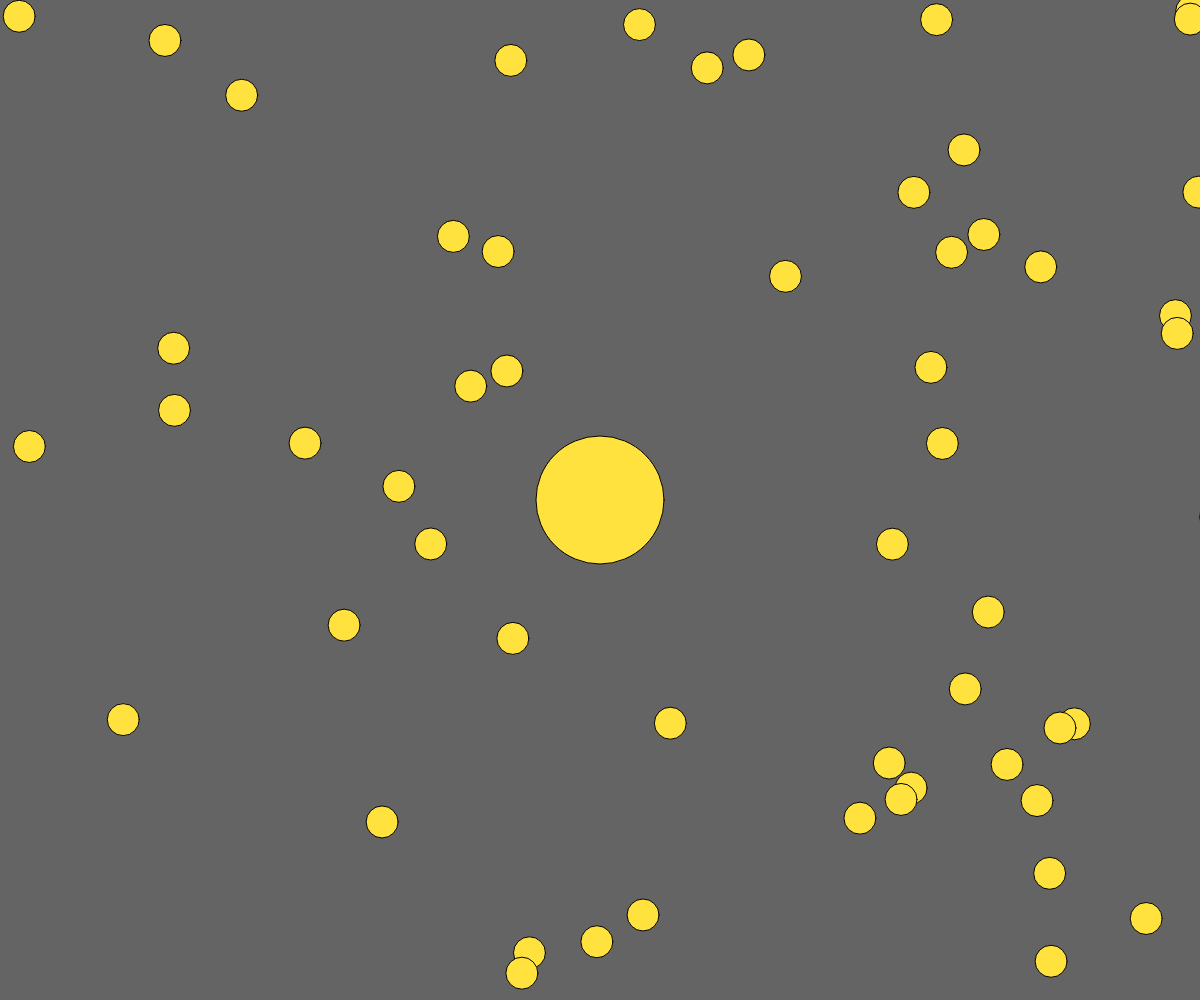
Frame 1 (no input)
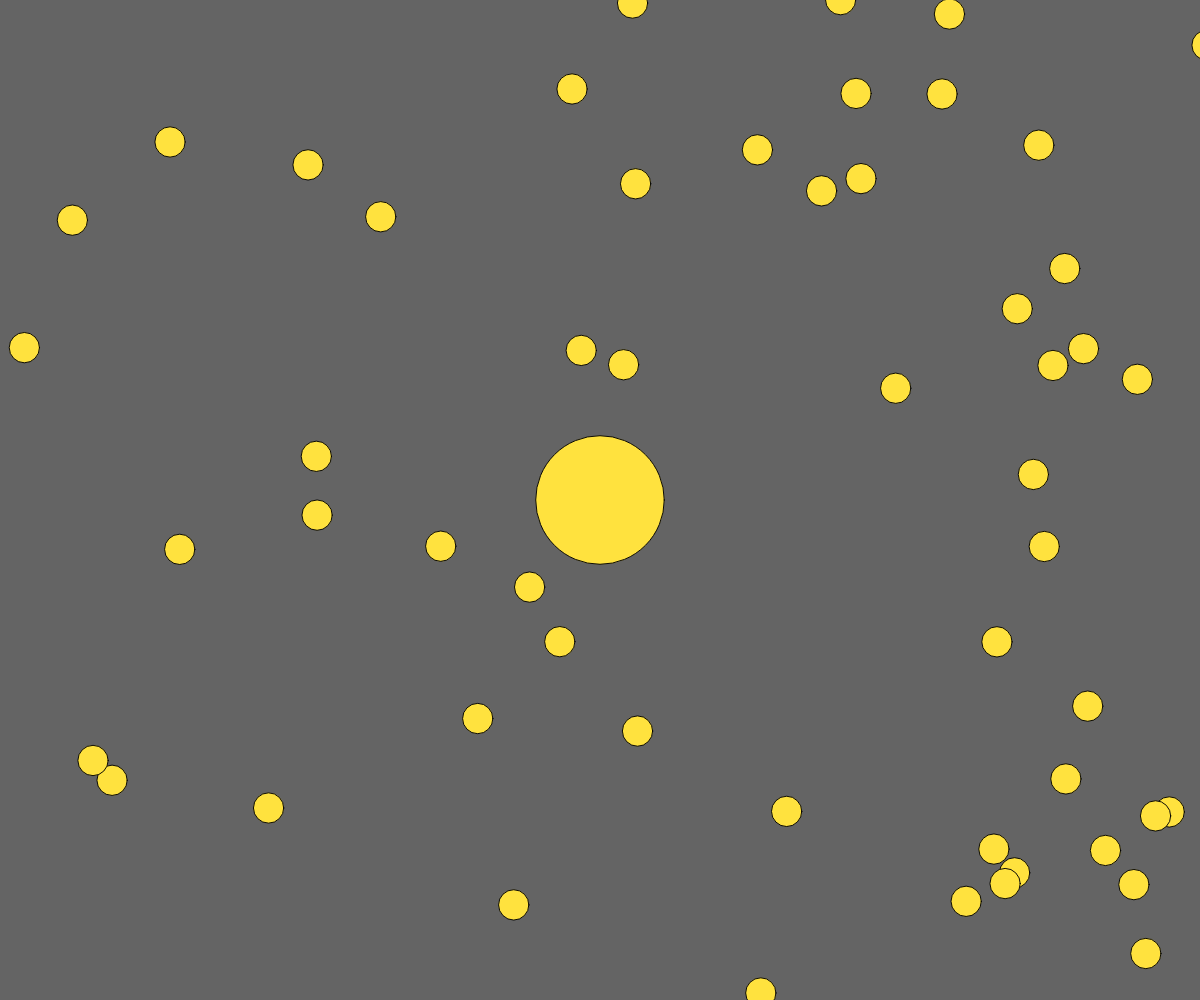
Frame 60 (no input)
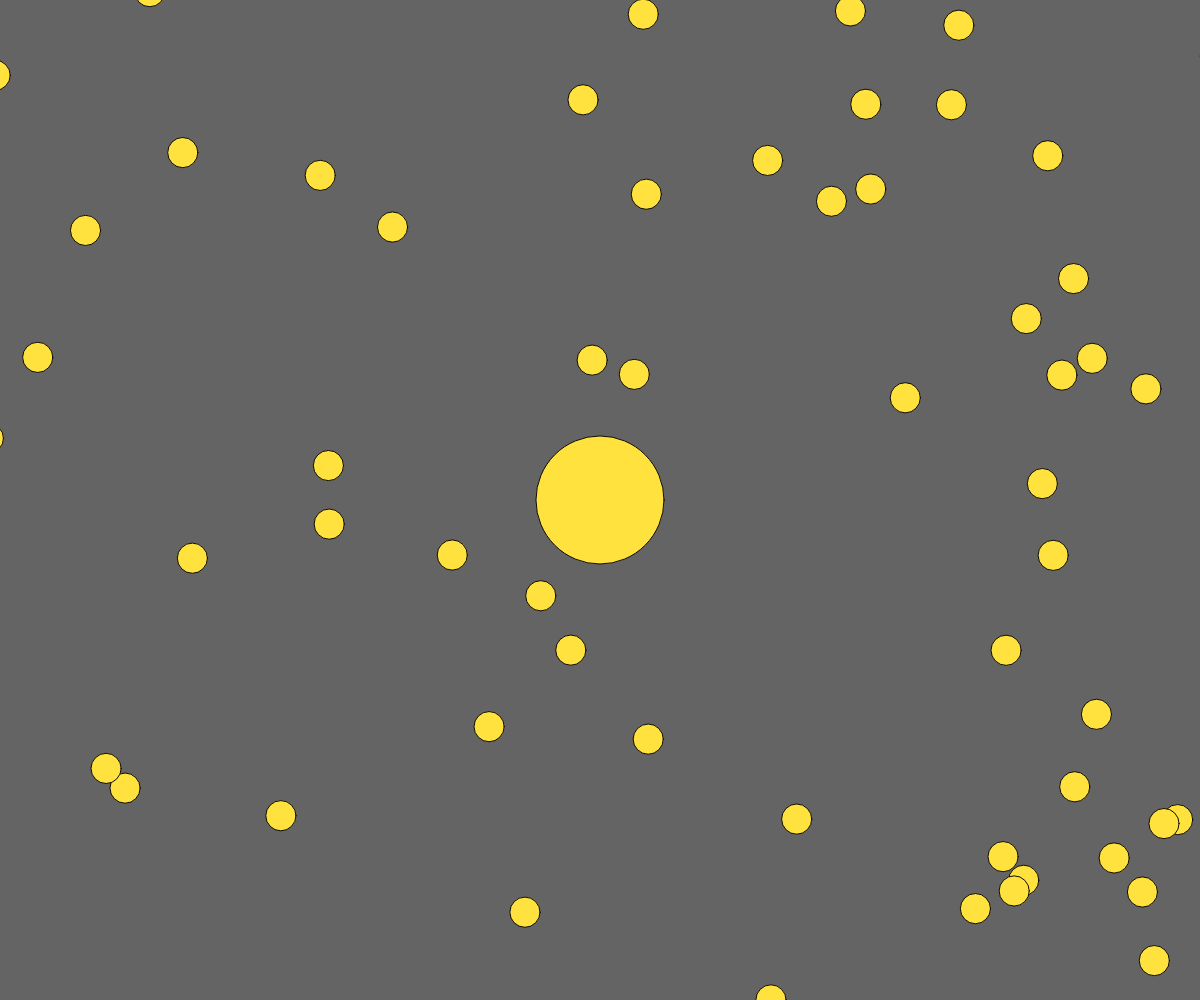
Frame 120 (the mouse pressed at the canvas centre since frame 60)

The p5.js sketch that drew these frames (run headless with seeded random() and noise() and a simulated clock; from frame 60 on, the mouse is pressed at the canvas centre):

// p5.js sketch
// ── sketch.js
var blob;

var blobs = [];
var zoom = 1;

function setup() {
  createCanvas(windowWidth, windowHeight);
  blob = new Blob(0, 0, 64);
  for (var i = 0; i < 200; i++) {
    var x = random(-width, width);
    var y = random(-height, height);
    blobs[i] = new Blob(x, y, 16);
  }
}

function draw() {
  background(100, 100, 100);

  translate(width / 2, height / 2);
  var newzoom = 64 / blob.r;
  zoom = lerp(zoom, newzoom, 0.1);
  scale(zoom);
  translate(-blob.pos.x, -blob.pos.y);

  for (var i = blobs.length - 1; i >= 0; i--) {
    blobs[i].show();
    if (blob.eats(blobs[i])) {
      blobs.splice(i, 1);
    }
  }


  blob.show();
  blob.update();

}

// ── blob.js
function Blob(x, y, r) {
  this.pos = createVector(x, y);
  this.r = r;
  this.vel = createVector(0, 0);

  this.update = function() {
    var newvel = createVector(mouseX - width / 2, mouseY - height / 2);
    newvel.setMag(3);
    this.vel.lerp(newvel, 0.2);
    this.pos.add(this.vel);
  }

  this.eats = function(other) {
    var d = p5.Vector.dist(this.pos, other.pos);
    if (d < this.r + other.r) {
      var sum = PI * this.r * this.r + PI * other.r * other.r;
      this.r = sqrt(sum / PI);
      //this.r += other.r;
      return true;
    } else {
      return false;
    }
  }

  this.show = function() {
    fill(255, 226, 62);
    ellipse(this.pos.x, this.pos.y, this.r * 2, this.r * 2);
  }
}
